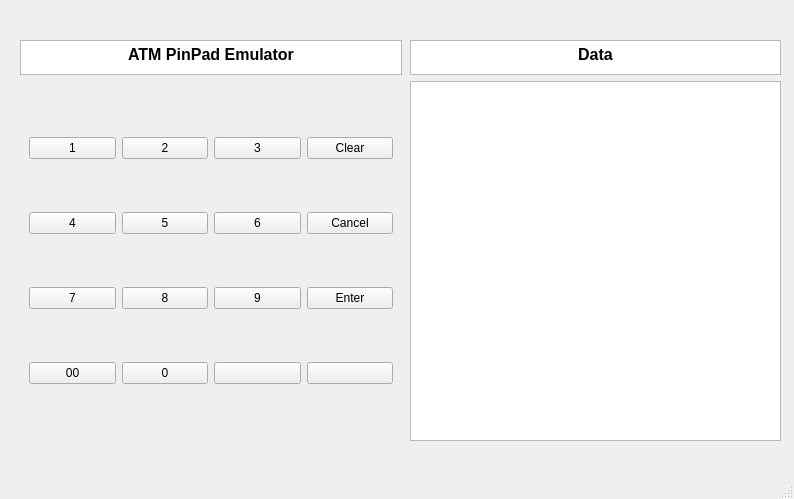
<?xml version="1.0" encoding="UTF-8"?>
<ui version="4.0">
 <class>MainWindow</class>
 <widget class="QMainWindow" name="MainWindow">
  <property name="geometry">
   <rect>
    <x>0</x>
    <y>0</y>
    <width>794</width>
    <height>499</height>
   </rect>
  </property>
  <property name="windowTitle">
   <string>MainWindow</string>
  </property>
  <widget class="QWidget" name="centralwidget">
   <widget class="QWidget" name="verticalLayoutWidget">
    <property name="geometry">
     <rect>
      <x>20</x>
      <y>40</y>
      <width>382</width>
      <height>401</height>
     </rect>
    </property>
    <layout class="QVBoxLayout" name="verticalLayout_3">
     <item>
      <widget class="QTextBrowser" name="emulatorTitle">
       <property name="sizePolicy">
        <sizepolicy hsizetype="Expanding" vsizetype="Fixed">
         <horstretch>0</horstretch>
         <verstretch>0</verstretch>
        </sizepolicy>
       </property>
       <property name="maximumSize">
        <size>
         <width>16777215</width>
         <height>35</height>
        </size>
       </property>
       <property name="html">
        <string>&lt;!DOCTYPE HTML PUBLIC &quot;-//W3C//DTD HTML 4.0//EN&quot; &quot;http://www.w3.org/TR/REC-html40/strict.dtd&quot;&gt;
&lt;html&gt;&lt;head&gt;&lt;meta name=&quot;qrichtext&quot; content=&quot;1&quot; /&gt;&lt;meta charset=&quot;utf-8&quot; /&gt;&lt;style type=&quot;text/css&quot;&gt;
p, li { white-space: pre-wrap; }
hr { height: 1px; border-width: 0; }
li.unchecked::marker { content: &quot;\2610&quot;; }
li.checked::marker { content: &quot;\2612&quot;; }
&lt;/style&gt;&lt;/head&gt;&lt;body style=&quot; font-family:'Noto Sans'; font-size:10pt; font-weight:400; font-style:normal;&quot;&gt;
&lt;p align=&quot;center&quot; style=&quot; margin-top:0px; margin-bottom:0px; margin-left:0px; margin-right:0px; -qt-block-indent:0; text-indent:0px;&quot;&gt;&lt;span style=&quot; font-size:12pt; font-weight:700;&quot;&gt;ATM PinPad Emulator&lt;/span&gt;&lt;/p&gt;&lt;/body&gt;&lt;/html&gt;</string>
       </property>
      </widget>
     </item>
     <item>
      <widget class="QWidget" name="widget" native="true">
       <layout class="QGridLayout" name="gridLayout_4">
        <item row="0" column="0">
         <widget class="QPushButton" name="button1">
          <property name="text">
           <string>1</string>
          </property>
         </widget>
        </item>
        <item row="0" column="2">
         <widget class="QPushButton" name="button3">
          <property name="text">
           <string>3</string>
          </property>
         </widget>
        </item>
        <item row="1" column="1">
         <widget class="QPushButton" name="button5">
          <property name="text">
           <string>5</string>
          </property>
         </widget>
        </item>
        <item row="1" column="0">
         <widget class="QPushButton" name="button4">
          <property name="text">
           <string>4</string>
          </property>
         </widget>
        </item>
        <item row="0" column="3">
         <widget class="QPushButton" name="buttonClear">
          <property name="text">
           <string>Clear</string>
          </property>
         </widget>
        </item>
        <item row="0" column="1">
         <widget class="QPushButton" name="button2">
          <property name="text">
           <string>2</string>
          </property>
         </widget>
        </item>
        <item row="2" column="0">
         <widget class="QPushButton" name="button7">
          <property name="text">
           <string>7</string>
          </property>
         </widget>
        </item>
        <item row="1" column="3">
         <widget class="QPushButton" name="buttonCancel">
          <property name="text">
           <string>Cancel</string>
          </property>
         </widget>
        </item>
        <item row="1" column="2">
         <widget class="QPushButton" name="button6">
          <property name="text">
           <string>6</string>
          </property>
         </widget>
        </item>
        <item row="3" column="0">
         <widget class="QPushButton" name="button00">
          <property name="text">
           <string>00</string>
          </property>
         </widget>
        </item>
        <item row="2" column="1">
         <widget class="QPushButton" name="button8">
          <property name="text">
           <string>8</string>
          </property>
         </widget>
        </item>
        <item row="3" column="1">
         <widget class="QPushButton" name="button0">
          <property name="text">
           <string>0</string>
          </property>
         </widget>
        </item>
        <item row="2" column="2">
         <widget class="QPushButton" name="button9">
          <property name="text">
           <string>9</string>
          </property>
         </widget>
        </item>
        <item row="3" column="2">
         <widget class="QPushButton" name="pushButton_14">
          <property name="text">
           <string/>
          </property>
         </widget>
        </item>
        <item row="2" column="3">
         <widget class="QPushButton" name="buttonEnter">
          <property name="text">
           <string>Enter</string>
          </property>
         </widget>
        </item>
        <item row="3" column="3">
         <widget class="QPushButton" name="pushButton_16">
          <property name="text">
           <string/>
          </property>
         </widget>
        </item>
       </layout>
      </widget>
     </item>
    </layout>
   </widget>
   <widget class="QWidget" name="verticalLayoutWidget_2">
    <property name="geometry">
     <rect>
      <x>410</x>
      <y>40</y>
      <width>371</width>
      <height>401</height>
     </rect>
    </property>
    <layout class="QVBoxLayout" name="verticalLayout_4">
     <item>
      <widget class="QTextBrowser" name="dataTitle">
       <property name="sizePolicy">
        <sizepolicy hsizetype="Expanding" vsizetype="Fixed">
         <horstretch>0</horstretch>
         <verstretch>0</verstretch>
        </sizepolicy>
       </property>
       <property name="maximumSize">
        <size>
         <width>16777215</width>
         <height>35</height>
        </size>
       </property>
       <property name="html">
        <string>&lt;!DOCTYPE HTML PUBLIC &quot;-//W3C//DTD HTML 4.0//EN&quot; &quot;http://www.w3.org/TR/REC-html40/strict.dtd&quot;&gt;
&lt;html&gt;&lt;head&gt;&lt;meta name=&quot;qrichtext&quot; content=&quot;1&quot; /&gt;&lt;meta charset=&quot;utf-8&quot; /&gt;&lt;style type=&quot;text/css&quot;&gt;
p, li { white-space: pre-wrap; }
hr { height: 1px; border-width: 0; }
li.unchecked::marker { content: &quot;\2610&quot;; }
li.checked::marker { content: &quot;\2612&quot;; }
&lt;/style&gt;&lt;/head&gt;&lt;body style=&quot; font-family:'Noto Sans'; font-size:10pt; font-weight:400; font-style:normal;&quot;&gt;
&lt;p align=&quot;center&quot; style=&quot; margin-top:0px; margin-bottom:0px; margin-left:0px; margin-right:0px; -qt-block-indent:0; text-indent:0px;&quot;&gt;&lt;span style=&quot; font-size:12pt; font-weight:700;&quot;&gt;Data&lt;/span&gt;&lt;/p&gt;&lt;/body&gt;&lt;/html&gt;</string>
       </property>
      </widget>
     </item>
     <item>
      <widget class="QTextBrowser" name="dataResponse"/>
     </item>
    </layout>
   </widget>
  </widget>
  <widget class="QMenuBar" name="menubar">
   <property name="geometry">
    <rect>
     <x>0</x>
     <y>0</y>
     <width>794</width>
     <height>23</height>
    </rect>
   </property>
  </widget>
  <widget class="QStatusBar" name="statusbar"/>
 </widget>
 <resources/>
 <connections/>
</ui>
